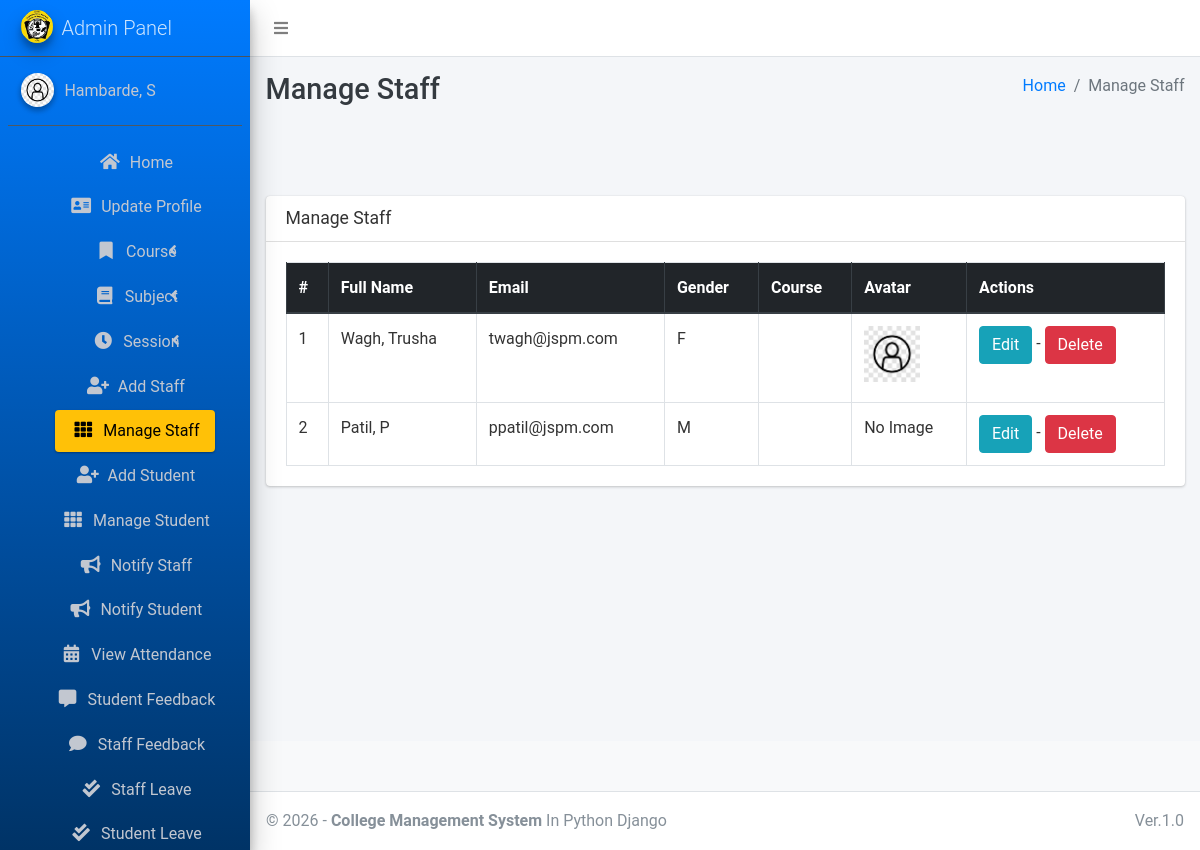
Page /staff/manage/ (signed in) on the committed database.
### main_app/models.py (models this page shows)
class CustomUser(AbstractUser):
    USER_TYPE = (("1", "HOD"), ("2", "Staff"), ("3", "Student"))
    GENDER = [("M", "Male"), ("F", "Female")]
    username = None  # Removed username, using email instead
    email = models.EmailField(unique=True)
    user_type = models.CharField(default="1", choices=USER_TYPE, max_length=1)
    gender = models.CharField(max_length=1, choices=GENDER)
    profile_pic = models.ImageField()
    address = models.TextField()
    fcm_token = models.TextField(default="")  # For firebase notifications
    created_at = models.DateTimeField(auto_now_add=True)
    updated_at = models.DateTimeField(auto_now=True)
    USERNAME_FIELD = "email"
    REQUIRED_FIELDS = []
    objects = CustomUserManager()
    def __str__(self):
        return self.last_name + ", " + self.first_name

### main_app/hod_views.py (the view)
# urls.py: path("staff/manage/", hod_views.manage_staff, name='manage_staff'),
def manage_staff(request):
    allStaff = CustomUser.objects.filter(user_type='2')
    context = {
        'allStaff': allStaff,
        'page_title': 'Manage Staff'
    }
    return render(request, "hod_template/manage_staff.html", context)

### main_app/templates/hod_template/manage_staff.html
{% extends 'main_app/base.html' %}
{% load static %}
{% block page_title %}{{page_title}}{% endblock page_title %}
{% block content %}
<section class="content">
    <div class="container-fluid">
        <div class="row">
            <div class="col-md-12">
                <div class="card">
                    <div class="card-header">
                        <h3 class="card-title">{{page_title}}</h3>
                    </div>
                    <div class="card-body">
                        <table id="example2" class="table table-bordered table-hover">
                            <thead class="thead-dark">
                                <tr>
                                    <th>#</th>
                                    <th>Full Name</th>
                                    <th>Email</th>
                                    <th>Gender</th>
                                    <th>Course</th>
                                    <th>Avatar</th>
                                    <th>Actions</th>
                                </tr>
                            </thead>
                            <tbody>
                                {% for staff in allStaff %}
                                <tr>
                                    <td>{{ forloop.counter }}</td>
                                    <td>{{staff.last_name}}, {{staff.first_name}}</td>
                                    <td>{{staff.email}}</td>
                                    <td>{{staff.gender}}</td>
                                    <td>{{staff.staff.course.name}}</td>
                                    <td>
                                        {% if staff.profile_pic == ""  %}
                                        No Image
                                        {% else %}
                                        <img class="img img-fluid mb-2" height="56" width="56"
                                            src="{{staff.profile_pic}}" alt="">
                                        {% endif %}
                                    </td>
                                    <td>
                                        <a href="{% url 'edit_staff' staff.staff.id %}" class="btn btn-info">Edit</a> -
                                        <a href="{% url 'delete_staff' staff.staff.id %}" class="btn btn-danger" onclick="return confirm('Are you sure about this ?')">Delete</a>
                                    </td>
                                </tr>
                                {% endfor %}
                            </tbody>
                        </table>
                    </div>
                </div>
            </div>
        </div>
    </div>
</section>
{% endblock content %}

### main_app/templates/main_app/sidebar_template.html (shortened to what this page needs)
{% load static %}
<aside class="main-sidebar sidebar-dark-info elevation-4">
    {% if request.user.user_type == '1' %}
    <a href="{% url 'admin_home' %}" class="brand-link">
        <img src="{% static 'main_app/images/JSCOE_logo.png' %} " alt="JSCOE Logo"
            class="brand-image img-circle elevation-3" >
        <span class="brand-text font-weight-light">Admin Panel</span>
    </a>
    <div class="sidebar">
        <div class="user-panel mt-3 pb-3 mb-3 d-flex">
            <div class="image">
                <img src="{{ request.user.profile_pic}}" class="img-circle elevation-2" alt="User Image">
            </div>
            <div class="info">
                <a href="#" class="d-block">{{user}}</a>
            </div>
        </div>
        <nav class="mt-2">
            <ul class="nav nav-pills nav-sidebar flex-column" data-widget="treeview" role="menu" data-accordion="false">
                <li class="nav-item">
                    {% url 'admin_home' as admin_home %}
                    <a href="{{admin_home}}" class="nav-link {% if admin_home == request.path %} active {% endif %}">
                        <i class="nav-icon fas fa-home"></i>
                        <p>
                            Home
                        </p>
                    </a>
                </li>
                <li class="nav-item">
                    {% url 'admin_view_profile' as admin_view_profile %}
                    <a href="{{admin_view_profile}}"
                        class="nav-link {% if admin_view_profile == request.path %} active {% endif %}">
                        <i class="nav-icon fas fa-address-card"></i>
                        <p>
                            Update Profile
                        </p>
                    </a>
                </li>
                <li class="nav-item has-treeview">
                    <a href="#" class="nav-link">
                        <i class="nav-icon fas fa-bookmark"></i>
                        <p>
                            Course
                            <i class="fas fa-angle-left right"></i>
                        </p>
                    </a>
                </li>
                <li class="nav-item has-treeview">
                    <a href="#" class="nav-link">
                        <i class="nav-icon fas fa-book"></i>
                        <p>
                            Subject
                            <i class="fas fa-angle-left right"></i>
                        </p>
                    </a>
                </li>
                <li class="nav-item has-treeview">
                    <a href="#" class="nav-link">
                        <i class="nav-icon fas fa-clock"></i>
                        <p>
                            Session
                            <i class="fas fa-angle-left right"></i>
                        </p>
                    </a>
                </li>
                <li class="nav-item">
                    {% url 'add_staff' as add_staff %}
                    <a href="{{add_staff}}" class="nav-link {% if add_staff == request.path %} active {% endif %}">
                        <i class="nav-icon fas fa-user-plus"></i>
                        <p>
                            Add Staff
                        </p>
                    </a>
                </li>
                <li class="nav-item">
                    {% url 'manage_staff' as manage_staff %}
                    {% url 'edit_staff' staff_id as edit_staff %}
                    <a href="{{manage_staff}}"
                        class="nav-link {% if manage_staff == request.path or request.path == edit_staff %} active {% endif %}">
                        <i class="nav-icon fas fa-th"></i>
                        <p>
                            Manage Staff
                        </p>
                    </a>
                </li>
                <li class="nav-item">
                    {% url 'add_student' as add_student%}
                    <a href="{{add_student}}" class="nav-link  {% if add_student == request.path %} active {% endif %}">
                        <i class="nav-icon fas fa-user-plus"></i>
                        <p>
                            Add Student
                        </p>
                    </a>
                </li>
                <li class="nav-item">
                    {% url 'manage_student' as manage_student %}
                    {% url 'edit_student' student_id as edit_student %}
                    <a href="{{manage_student}}"
                        class="nav-link  {% if edit_student == request.path or manage_student == request.path %} active {% endif %}">
                        <i class="nav-icon fas fa-th"></i>
                        <p>
                            Manage Student
                        </p>
                    </a>
                </li>
                <li class="nav-item">
                    {% url 'admin_notify_staff' as admin_notify_staff %}
                    <a href="{{admin_notify_staff}}"
                        class="nav-link {% if admin_notify_staff == request.path %} active {% endif %}">
                        <i class="nav-icon fas fa-bullhorn"></i>
                        <p>
                            Notify Staff
                        </p>
                    </a>
                </li>
                <li class="nav-item">
                    {% url 'admin_notify_student' as admin_notify_student %}
                    <a href="{{admin_notify_student}}"
                        class="nav-link {% if admin_notify_student == request.path %} active {% endif %}">
                        <i class="nav-icon fas fa-bullhorn"></i>
                        <p>
                            Notify Student
                        </p>
                    </a>
                </li>
                <li class="nav-item">
                    {% url 'admin_view_attendance' as admin_view_attendance %}
                <li class="nav-item">
                    <a href="{{admin_view_attendance}}"
                        class="nav-link  {% if admin_view_attendance == request.path %} active {% endif %}">
                        <i class="nav-icon fas fa-calendar-alt"></i>
                        <p>
                            View Attendance
                        </p>
                    </a>
                </li>
                <li class="nav-item">
                    {% url 'student_feedback_message' as student_feedback_message %}
                    <a href="{{ student_feedback_message }}"
                        class="nav-link  {% if student_feedback_message == request.path %} active {% endif %}">
                        <i class="nav-icon fas fa-comment-alt"></i>
                        <p>
                            Student Feedback
                        </p>
                    </a>
                </li>
                <li class="nav-item">
                    {% url 'staff_feedback_message' as staff_feedback_message %}
                    <a href="{{staff_feedback_message}}"
                        class="nav-link   {% if staff_feedback_message == request.path %} active {% endif %}">
                        <i class="nav-icon fas fa-comment"></i>
                        <p>
                            Staff Feedback
                        </p>
                    </a>
                </li>
                <li class="nav-item">
                    {% url 'view_staff_leave' as view_staff_leave %}
                    <a href="{{view_staff_leave}}"
                        class="nav-link  {% if view_staff_leave == request.path %} active {% endif %}">
                        <i class="nav-icon fas fa-check-double"></i>
                        <p>
                            Staff Leave
                        </p>
                    </a>
                </li>
                <li class="nav-item">
                    {% url 'view_student_leave' as view_student_leave %}
                    <a href="{% url 'view_student_leave' %}"
                        class="nav-link  {% if view_student_leave == request.path %} active {% endif %}">
                        <i class="nav-icon fas fa-check-double"></i>
                        <p>
                            Student Leave
                        </p>
                    </a>
                </li>
                                        {% endif %}
                                    </ul>
                                </nav>
                            </div>
</aside>

### main_app/static/main_app/css/home.css (style rules this page uses)
:root { --primary-color: #007bff; --secondary-color: #003366; --bg-color: #f8f9fa; --card-shadow: 0 2px 10px rgba(0,0,0,0.1); --border-radius: 10px; }
* { margin: 0; padding: 0; box-sizing: border-box; }
body { font-family: 'Roboto', sans-serif; line-height: 1.6; color: #333; background-color: var(--bg-color); }
a { text-decoration: none; color: var(--primary-color); }
nav ul { display: flex; list-style: none; justify-content: flex-end; align-items: center; }
nav ul li { margin-left: 20px; }
nav ul li a { color: white; padding: 10px; display: block; }
section { margin-bottom: 50px; }

### main_app/templates/main_app/base.html (style rules this page uses)
.main-sidebar { background: linear-gradient(180deg, #007bff 0%, #003366 100%) !important; }
.sidebar-dark-info { background: linear-gradient(180deg, #007bff 0%, #003366 100%) !important; }
.nav-sidebar > .nav-item > .nav-link.active, .nav-link.active { background-color: #ffc107 !important; color: #000 !important; }

### rows in the picture
CustomUser: user.profile_pic (picture), last_name+first_name "Hambarde, S"
CustomUser: last_name "Wagh", first_name "Trusha", email "twagh@jspm.com", gender "F", profile_pic (placeholder picture)
CustomUser: last_name "Patil", first_name "P", email "ppatil@jspm.com", gender "M", profile_pic "No Image"

### other values in the picture
{{ page_title }} "Manage Staff"
